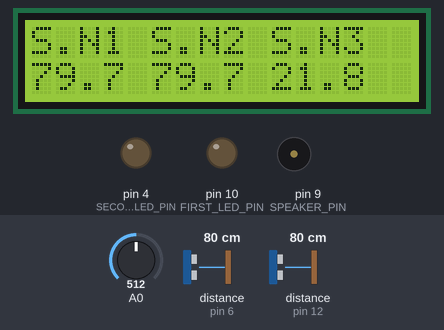
A sketch run on a simulated Arduino Uno, built with avr-gcc and run on an emulated ATmega328P. Shown: 16×2 character LCD, output pins drawn as LEDs (lit = HIGH), buzzer (waves = sounding). Wiring (inferred from the names in the program): 2 × ultrasonic range finder: trigger pin 5, echo pin 6 / trigger pin 11, echo pin 12. Dashed ring = blinking. The test bench sets the inputs (shaded band); at power-on: A0 = 512, distance to the obstacle (sensors on pin 6, pin 12) 80 cm. The echo pulse lasts 58.3 µs per cm; pins used as bus, display or sensor lines are not drawn; what the sketch prints to the serial monitor is not drawn.

Above: at 1.2 s.
1.3 s: A0 set to 6
At 3.1 s:
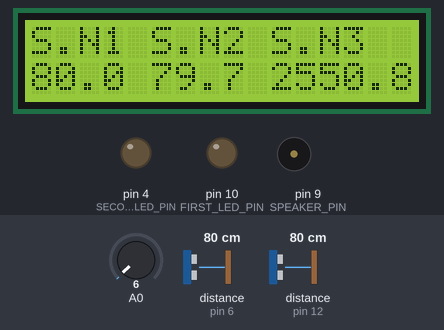
4.3 s: A0 set to 3
At 4.7 s:
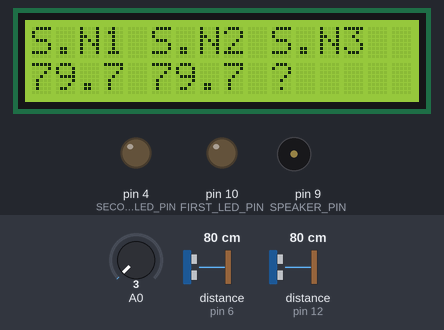
5.8 s: distance to the obstacle (sensor on pin 6) set to 33 cm
At 7.2 s:
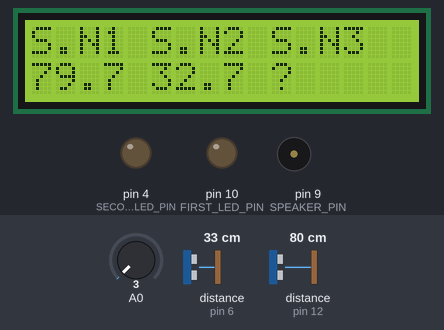
8.0 s: distance to the obstacle (sensor on pin 6) set to 29 cm
At 8.32 s:
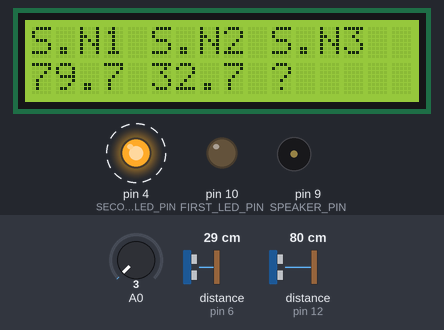
10.3 s: distance to the obstacle (sensor on pin 12) set to 2 cm
At 10.71 s:
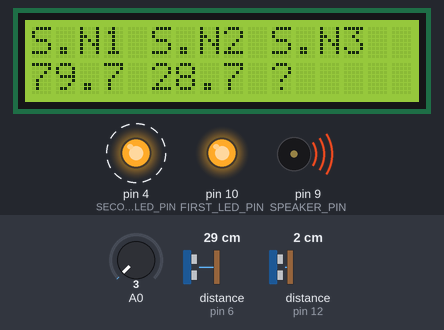
12.0 s: distance to the obstacle (sensor on pin 12) set to 4 cm
At 14.34 s:
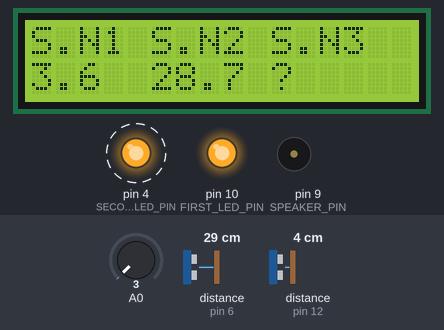
14.4 s: distance to the obstacle (sensor on pin 12) set to 7 cm
Timing chart, 0 to 18.4 s (numbered marks = the images above; inputs shaded):
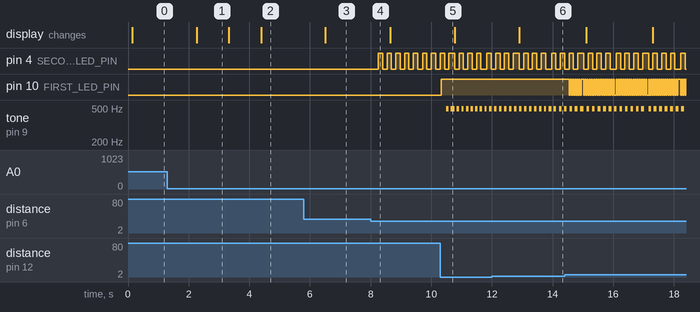

Measured:
- the behaviour switches between 5 and 4 on A0 (found by bisection; images 1 and 2)
- the behaviour switches between 31 and 30 cm on distance to the obstacle (sensor on pin 6) (found by bisection; images 3 and 4)
- after the input at 1.3 s, the display: changes after 0.96 s (image 1)
- after the input at 4.3 s, the display: changes after 0.09 s (image 2)
- after the input at 5.8 s, the display: changes after 0.71 s (image 3)
- after the input at 8.0 s, pin 4 (SECOND_LED_PIN): alternates HIGH for 0.14 s and LOW for 0.14 s, starting after 0.26 s
- after the input at 10.3 s, pin 10 (FIRST_LED_PIN): LOW → HIGH at once; tone on pin 9 (SPEAKER_PIN): alternates 490 Hz for 0.07 s and silent for 0.08 s, starting after 0.19 s
- after the input at 12.0 s, the display: changes after 0.90 s (image 6)

The sketch:

DistanceView.ino
```cpp
#include <Arduino.h>

#include "Process.h"

#include "ControllerLed.h"
#include "ControllerSpeaker.h"

#include "DistanceIndicatorLed.h"
#include "DistanceIndicatorSpeaker.h"
#include "DistanceIndicatorScreen.h"
#include <Wire.h>
#include <LiquidCrystal_I2C.h>

#include "DistanceSensor.h"
#include "DistanceSensorHandlerDispatcher.h"

#include "DriverDistanceSensor.h"
#include "DriverDistanceSensorUltrasonic.h"
#include "DriverDistanceSensorInfrared.h"

#define SPEAKER_PIN                             (9)

#define FIRST_LED_PIN                           (10)
#define FIRST_TRIG_PIN                          (11)
#define FIRST_ECHO_PIN                          (12)

#define SECOND_LED_PIN                          (4)
#define SECOND_TRIG_PIN                         (5)
#define SECOND_ECHO_PIN                         (6)

#define ANALOG_PIN                              (0)

#define MAX_DISTANCE                            (3000)    // in mm

#define MOTION_SENSOR_COUNT                     (3)
#define ULTRASONIC_MOTION_SENSOR_COUNT          (2)
#define INFRARED_MOTION_SENSOR_COUNT            (1)


#define LED_COUNT                               (2)


enum
{
  FIRST  = 0,
  SECOND = 1,
  THIRD  = 2,
};

ControllerLed                  leds[LED_COUNT] ={
                                        ControllerLed(FIRST_LED_PIN),
                                        ControllerLed(SECOND_LED_PIN),
                                       };

ControllerSpeaker              speaker(SPEAKER_PIN);

DistanceIndicatorLed             distanceIndicatorLeds[LED_COUNT];

DistanceIndicatorSpeaker         distanceIndicatorSpeaker;

DriverDistanceSensorUltrasonic   distanceSensorsUltrasonic[ULTRASONIC_MOTION_SENSOR_COUNT] = {
                                                         DriverDistanceSensorUltrasonic(FIRST_TRIG_PIN,  FIRST_ECHO_PIN),
                                                         DriverDistanceSensorUltrasonic(SECOND_TRIG_PIN, SECOND_ECHO_PIN)
                                                         };

DriverDistanceSensorInfrared     distanceSensorsInfrared[INFRARED_MOTION_SENSOR_COUNT]     = {
                                                         DriverDistanceSensorInfrared(ANALOG_PIN)
                                                         };

DistanceSensor                   distanceSensors[MOTION_SENSOR_COUNT] = {
                                                         DistanceSensor(&distanceSensorsUltrasonic[FIRST]),
                                                         DistanceSensor(&distanceSensorsUltrasonic[SECOND]),
                                                         DistanceSensor(&distanceSensorsInfrared[FIRST])
                                                         };

DistanceSensorHandlerDispatcher  distanceSensorHandlerDispatchers[MOTION_SENSOR_COUNT];

ProcessDispatcher              processDispatcher;

LiquidCrystal_I2C newScreen(0x3F, 2, 1, 0, 4, 5, 6, 7, 3, POSITIVE);

DistanceIndicatorScreen screen;

void setup()
{
  Serial.begin (9600);

  screen.attachScreen(&newScreen);

  processDispatcher.addSubProcess(&distanceSensors[FIRST]);
  processDispatcher.addSubProcess(&distanceSensors[SECOND]);
  processDispatcher.addSubProcess(&distanceSensors[THIRD]);
  processDispatcher.addSubProcess(&leds[FIRST]);
  processDispatcher.addSubProcess(&leds[SECOND]);
  processDispatcher.addSubProcess(&speaker);
  processDispatcher.addSubProcess(&screen);

  processDispatcher.setup();

  distanceIndicatorLeds[FIRST].attachLed(&leds[FIRST]);
  distanceIndicatorLeds[SECOND].attachLed(&leds[SECOND]);
  distanceIndicatorSpeaker.attachSpeaker(&speaker);

  distanceSensors[FIRST].setHandler(&distanceSensorHandlerDispatchers[FIRST]);
  distanceSensors[SECOND].setHandler(&distanceSensorHandlerDispatchers[SECOND]);
  distanceSensors[THIRD].setHandler(&distanceSensorHandlerDispatchers[THIRD]);

  distanceSensorHandlerDispatchers[FIRST].addSubHandler(&distanceIndicatorLeds[FIRST]);
  distanceSensorHandlerDispatchers[FIRST].addSubHandler(&distanceIndicatorSpeaker);
  distanceIndicatorSpeaker.startListenDistanceSensor(&distanceSensors[FIRST]);

  distanceSensorHandlerDispatchers[SECOND].addSubHandler(&distanceIndicatorLeds[SECOND]);
  distanceSensorHandlerDispatchers[SECOND].addSubHandler(&distanceIndicatorSpeaker);
  distanceIndicatorSpeaker.startListenDistanceSensor(&distanceSensors[SECOND]);

  distanceSensorHandlerDispatchers[THIRD].addSubHandler(&distanceIndicatorLeds[THIRD]);
  distanceSensorHandlerDispatchers[THIRD].addSubHandler(&distanceIndicatorSpeaker);
  distanceIndicatorSpeaker.startListenDistanceSensor(&distanceSensors[THIRD]);

  screen.addDistanceSensorToListen(&distanceSensors[FIRST], FIRST);
  screen.addDistanceSensorToListen(&distanceSensors[SECOND], SECOND);
  screen.addDistanceSensorToListen(&distanceSensors[THIRD], THIRD);
}

void loop()
{
  processDispatcher.loop();
}
```

ControllerLed.cpp
```cpp
#include "ControllerLed.h"

#include <Arduino.h>

ControllerLed::ControllerLed(int pin)
{
  this->pin = pin;
}

void ControllerLed::setup()
{
  pinMode(pin, OUTPUT);
}

void ControllerLed::set(bool active)
{
  blinking = false;
  if (active)
  {
    digitalWrite(pin, HIGH);
    activity = true;
  }
  else
  {
    digitalWrite(pin, LOW);
    activity = false;
  }
}

void ControllerLed::setBlink(int period)
{
  if (!blinking)
  {
    blinking        = true;
    activity        = true;
    switchTimestamp = millis();
  }
  this->period      = period;
}

bool ControllerLed::isActive()
{
  return(activity);
}

void ControllerLed::loop()
{
  if (blinking == true)
  {
    unsigned int now        = millis();
    unsigned int passedTime = now - switchTimestamp;

    if (passedTime >= period)
    {
       if (digitalRead(pin) == HIGH)
       {
          digitalWrite(pin, LOW);
       }
       else
       {
          digitalWrite(pin, HIGH);
       }

       switchTimestamp = now;
    }
  }
}
```

ControllerLed.h
```cpp
#ifndef __CONTROLLER_LED_H__
#define __CONTROLLER_LED_H__

#include "Process.h"

// Controller Led
// ---------------------------

class ControllerLed : public Process
{
  protected:

   int          pin;
   bool         blinking;
   bool         activity;
   int          period;
   unsigned int switchTimestamp;

  public:

   ControllerLed(int pin);

   void         set(bool active);
   void         setBlink(int period);
   bool         isActive();

   virtual void setup();
   virtual void loop();
   virtual void onRemoveHandler(Process *process){};
};

#endif // __CONTROLLER_LED_H__
```

ControllerSpeaker.cpp
```cpp
#include "ControllerSpeaker.h"

#define FREQUENCY    (490)  // in Hz

#include <Arduino.h>

ControllerSpeaker::ControllerSpeaker(int pin)
{
  this->pin = pin;
}

void ControllerSpeaker::setup()
{
  pinMode(pin, OUTPUT);
}

void ControllerSpeaker::set(bool active)
{
  soundBlinking = false;
  if (active)
  {
    tone(pin, FREQUENCY);
    statusSound = true;
    activity    = true;
  }
  else
  {
    noTone(pin);
    statusSound = false;
    activity    = false;
  }
}

void ControllerSpeaker::setSoundBlink(int period)
{
  if (!soundBlinking)
  {
    soundBlinking   = true;
    activity        = true;
    statusSound     = true;
    switchTimeStamp = millis();
  }

  this->period      = period;
}

bool ControllerSpeaker::isActive()
{
  return(activity);
}

void ControllerSpeaker::loop()
{
  if (soundBlinking == true)
  {
    unsigned int now        = millis();
    unsigned int passedTime = now - switchTimeStamp;

    if (passedTime >= period)
    {
       if (statusSound)
       {
          noTone(pin);
          statusSound  = false;
       }
       else
       {
          tone(pin, FREQUENCY);
          statusSound  = true;
       }

       switchTimeStamp = now;
    }
  }
}
```

ControllerSpeaker.h
```cpp
#ifndef __CONTROLLER_SPEAKER_H__
#define __CONTROLLER_SPEAKER_H__

#include "Process.h"

// Controller Speaker
// ---------------------------

class ControllerSpeaker : public Process
{
  protected:

   int          pin;
   bool         soundBlinking;
   bool         activity;
   bool         statusSound;
   int          period;
   unsigned int switchTimeStamp;

  public:

   ControllerSpeaker(int pin);

   void         set(bool active);
   void         setSoundBlink(int period);
   bool         isActive();

   virtual void setup();
   virtual void loop();
};

#endif // __CONTROLLER_SPEAKER_H__
```

DistanceIndicatorLed.cpp
```cpp
#include <Arduino.h>
#include "DistanceIndicatorLed.h"

#define BLINKING_DISTANCE              (300)    // in mm
#define ACTIVE_DISTANCE                (50)     // in mm
#define MULTIPLIER                     (0.5)

DistanceIndicatorLed::DistanceIndicatorLed(ControllerLed *ledToAttach)
{
  currentLed = ledToAttach;
}

void DistanceIndicatorLed::setup()
{
}

void DistanceIndicatorLed::changeIllumination(int newDistance)
{
  if (currentLed == NULL)
  {
    return;
  }

  if (newDistance > BLINKING_DISTANCE || newDistance == DistanceSensor::DISTANCE_UNKNOWN)
  {
    currentLed->set(false);
  }
  else if (newDistance > ACTIVE_DISTANCE)
  {
    currentLed->setBlink(newDistance * MULTIPLIER);
  }
  else
  {
    currentLed->set(true);
  }
}

void DistanceIndicatorLed::onDistanceUpdated(DistanceUpdatedEvent *event)
{
  changeIllumination(event->newDistance);
}

void DistanceIndicatorLed::attachLed(ControllerLed *ledToAttach)
{
  currentLed = ledToAttach;
}

void DistanceIndicatorLed::detachLed()
{
  currentLed = NULL;
}

void DistanceIndicatorLed::loop()
{
  if (currentLed == NULL)
  {
    return;
  }
}
```

DistanceIndicatorLed.h
```cpp
#ifndef __MOTION_INDICATOR_LED_H__
#define __MOTION_INDICATOR_LED_H__

#include "ControllerLed.h"
#include "DistanceSensor.h"

// Distance Indicator Led
// ---------------------------

class DistanceIndicatorLed : public DistanceSensorHandler, public Process
{
  protected:

   ControllerLed *currentLed;

   void           changeIllumination(int newDistance);

   virtual void   onDistanceUpdated(DistanceUpdatedEvent *event);

  public:

   DistanceIndicatorLed(ControllerLed *ledToAttach = NULL);

   void           attachLed(ControllerLed *newLed);
   void           detachLed();

   virtual void   setup();
   virtual void   loop();
};

#endif // __MOTION_INDICATOR_LED_H__
```

DistanceIndicatorScreen.cpp
```cpp
#include "DistanceIndicatorScreen.h"
#include "DistanceSensor.h"

#define TIME_BETWEEN_UPDATE      (1000)

#define SET_POINT                (10)
#define THREE_SIGNIFICANT_DIGITS (100)
#define FOUR_SIGNIFICANT_DIGITS  (1000)
#define OUTPUT__LENGTH           (5)

DistanceIndicatorScreen::DistanceIndicatorScreen()
 {
   distanceSensorsCount = 0;
   lastUpdateTs = 0;
   this->screen = NULL;
 }

void DistanceIndicatorScreen::printDistance(int distance)
{
  if (distance == DistanceSensor::DISTANCE_UNKNOWN)
  {
    screen->print("?    ");
  }
  else
  {
    screen->print(distance / SET_POINT);
    screen->print(".");
    screen->print(distance % SET_POINT);

    if(distance < FOUR_SIGNIFICANT_DIGITS)
    {
      screen->print(" ");
    }

    if(distance < THREE_SIGNIFICANT_DIGITS)
    {
      screen->print(" ");
    }
  }
}

void DistanceIndicatorScreen::addDistanceSensorToListen(DistanceSensor *handler, unsigned int pos)
{
  if (distanceSensorsCount < pos)
  {
    addDistanceSensorToListen(handler);
  }
  else
  {
    bool addedBefore = false;
    for(unsigned int i = 0; i < distanceSensorsCount; i++)
    {
      if (distanceSensors[i] == handler)
      {
        addedBefore = true;
      }
    }
    if (!addedBefore)
    {
      for (int i = distanceSensorsCount; i > pos; i--)
      {
        distanceSensors[i] = distanceSensors[i - 1];
      }
      distanceSensorsCount++;
      distanceSensors[pos] = handler;
    }
  }
}

void DistanceIndicatorScreen::addDistanceSensorToListen(DistanceSensor *handler)
{
  if (distanceSensorsCount < DistanceIndicatorScreen::MAX_COUNT_MOTION_SENSORS)
  {
    addDistanceSensorToListen(handler, distanceSensorsCount);
  }
}

void DistanceIndicatorScreen::removeDistanceSensorToListen(DistanceSensor *handler)
{
  for (unsigned int i = 0; i < distanceSensorsCount; i++)
  {
    if (distanceSensors[i] == handler)
    {
      distanceSensorsCount--;

      for (int ii = i; ii < distanceSensorsCount; i++)
      {
        distanceSensors[ii] = distanceSensors[ii + 1];
      }
    }
  }
}

DistanceSensor* DistanceIndicatorScreen::getDistanceSensorsItem(unsigned int pos)
{
  if (pos < distanceSensorsCount)
  {
    return distanceSensors[pos];
  }
}

void DistanceIndicatorScreen::setup()
{
  screen->begin(16, 2);
  screen->backlight();
}

void DistanceIndicatorScreen::printSensorName(int sensorIndex)
{
  screen->print("S.N");
  screen->print(sensorIndex+1);
}

void DistanceIndicatorScreen::doAction()
{
  screen->setCursor(0, 0);
  screen->print("                ");
  for (unsigned int i = 0; i < distanceSensorsCount; i++)
  {
    screen->setCursor(i * OUTPUT__LENGTH, 0);

    this->printSensorName(i);
  }
  screen->setCursor(0, 1);
  screen->print("                ");
  for (unsigned int i = 0; i < distanceSensorsCount; i++)
  {
    screen->setCursor(i * OUTPUT__LENGTH, 1);
    int distance = distanceSensors[i]->getDistance();
    this->printDistance(distance);
  }
}

void DistanceIndicatorScreen::loop()
{
  unsigned int currentTime = millis();

  if (lastUpdateTs <= 0 || currentTime - lastUpdateTs >= TIME_BETWEEN_UPDATE)
  {
    doAction();
    lastUpdateTs = millis();
  }
}
```

DistanceIndicatorScreen.h
```cpp
#ifndef __MOTION_INDICATOR_SCREEN_H__
#define __MOTION_INDICATOR_SCREEN_H__

#include "DistanceSensor.h"
#include "Process.h"
#include <Wire.h>
#include <LiquidCrystal_I2C.h>

class DistanceIndicatorScreen : public Process
{
  protected:

   enum
   {
     MAX_COUNT_MOTION_SENSORS = 4,
   };

   LiquidCrystal_I2C *screen;
   DistanceSensor      *distanceSensors[MAX_COUNT_MOTION_SENSORS];
   unsigned int       distanceSensorsCount;
   unsigned int       lastUpdateTs;

   void               printDistance(int distance);
   void               printSensorName(int sensorIndex);

   void               doAction();

  public:

   void               addDistanceSensorToListen(DistanceSensor *handler, unsigned int pos);
   void               addDistanceSensorToListen(DistanceSensor *handler);
   void               removeDistanceSensorToListen(DistanceSensor *handler);

   unsigned int       getDistanceSensorsCount() { return(distanceSensorsCount); }
   DistanceSensor      *getDistanceSensorsItem(unsigned int pos);

   DistanceIndicatorScreen();

   void               attachScreen(LiquidCrystal_I2C *screenToAttach) {screen = screenToAttach;}
   void               detachScreen(){screen = NULL;}

   virtual void       setup();
   virtual void       loop();
};

#endif // __MOTION_INDICATOR_SCREEN_H__
```

DistanceIndicatorSpeaker.cpp
```cpp
#include <Arduino.h>
#include "DistanceIndicatorSpeaker.h"

#define BLINKING_DISTANCE              (300)    // in mm
#define ACTIVE_DISTANCE                (50)     // in mm
#define MULTIPLIER                     (0.5)

DistanceIndicatorSpeaker::DistanceIndicatorSpeaker(ControllerSpeaker *speakerToAttach)
{
  currentSpeaker = speakerToAttach;

  for(unsigned int i = 0; i < MAX_COUNT_MOTION_SENSORS; i++)
  {
      distance[i] =  DistanceSensor::DISTANCE_UNKNOWN;
  }


  distanceSensorsToListenCount = 0;
}

void DistanceIndicatorSpeaker::setup()
{
}

void DistanceIndicatorSpeaker::changeSound(int newDistance)
{
  if (currentSpeaker == NULL)
  {
    return;
  }

  if (newDistance > BLINKING_DISTANCE || newDistance == DistanceSensor::DISTANCE_UNKNOWN)
  {
    currentSpeaker->set(false);
  }
  else if (newDistance > ACTIVE_DISTANCE)
  {
    currentSpeaker->setSoundBlink(newDistance * MULTIPLIER);
  }
  else
  {
    currentSpeaker->set(true);
  }
}

void DistanceIndicatorSpeaker::onDistanceUpdated(DistanceUpdatedEvent *event)
{
  bool distanceSensorDistanceFound = false;
  int  i;

  i = 0;
  while ((i < distanceSensorsToListenCount) && (!distanceSensorDistanceFound))
  {
    if (event->source == distanceSensorsToListen[i])
    {
      distance[i] = event->newDistance;
      distanceSensorDistanceFound = true;
    }
    else
    {
      i++;
    }
  }

  // find average exsiting distance from data, wich we have. If it doesn't exist, than we take DistanceSensor::DISTANCE_UNKNOWN
  int averageExistingDistance        = DistanceSensor::DISTANCE_UNKNOWN;
  unsigned int countExistingDistance = 0;

  for (int i = 0; i < distanceSensorsToListenCount; i++)
  {
    int currentDistanceSensorDistance = distance[i];
    if (currentDistanceSensorDistance != DistanceSensor::DISTANCE_UNKNOWN)
    {
      countExistingDistance++;
      if (averageExistingDistance == DistanceSensor::DISTANCE_UNKNOWN)
      {
        averageExistingDistance = currentDistanceSensorDistance;
      }
      else
      {
        averageExistingDistance += currentDistanceSensorDistance;
      }
    }
  }

  if (countExistingDistance <= 0)
  {
    changeSound(DistanceSensor::DISTANCE_UNKNOWN);
  }
  else
  {
    changeSound(averageExistingDistance / countExistingDistance);
  }
}

bool DistanceIndicatorSpeaker::startListenDistanceSensor(DistanceSensor *distanceSensorToListen)
{
  if (distanceSensorToListen == NULL || distanceSensorsToListenCount >= MAX_COUNT_MOTION_SENSORS)
  {
    return false;
  }

  for (unsigned int i = 0; i < distanceSensorsToListenCount; i++)
  {
    if (distanceSensorsToListen[i] == distanceSensorToListen)
    {
      return false; // Already here
    }
  }

  distanceSensorsToListen[distanceSensorsToListenCount] = distanceSensorToListen;
  distance[distanceSensorsToListenCount] = DistanceSensor::DISTANCE_UNKNOWN;
  distanceSensorsToListenCount++;

  return true;
}

bool DistanceIndicatorSpeaker::stopListenDistanceSensor(DistanceSensor *distanceSensorToListen)
{
  if (distanceSensorToListen == NULL || distanceSensorsToListenCount <= 0)
  {
    return false;
  }

  for (unsigned int i = 0; i < distanceSensorsToListenCount; i++)
  {
    if (distanceSensorsToListen[i] == distanceSensorToListen)
    {
      for (unsigned int ii = i + 1; ii < distanceSensorsToListenCount; ii++)
      {
        distanceSensorsToListen[ii - 1] = distanceSensorsToListen[ii];
        distance[ii - 1] = distance[ii];
      }

      distanceSensorsToListenCount--;
      return true;
    }
  }

  return false;
}


void DistanceIndicatorSpeaker::attachSpeaker(ControllerSpeaker *speakerToAttach)
{
  currentSpeaker = speakerToAttach;
}

void DistanceIndicatorSpeaker::detachSpeaker()
{
  currentSpeaker = NULL;
}

void DistanceIndicatorSpeaker::loop()
{
  if (currentSpeaker == NULL)
  {
    return;
  }

  //currentSpeaker->loop();
}
```

Source omitted: DistanceIndicatorSpeaker.h (1305 bytes), DistanceSensor.cpp (1588 bytes), DistanceSensor.h (1452 bytes), SensorHandlerDispatcher.cpp (1252 bytes), nceSensorHandlerDispatcher.h (816 bytes), Process.cpp (1314 bytes), Process.h (1531 bytes), DriverDistanceSensor.cpp (55 bytes), DriverDistanceSensor.h (343 bytes), erDistanceSensorInfrared.cpp (609 bytes), iverDistanceSensorInfrared.h (508 bytes), istanceSensorInfraredRaw.cpp (489 bytes) and 3 more
